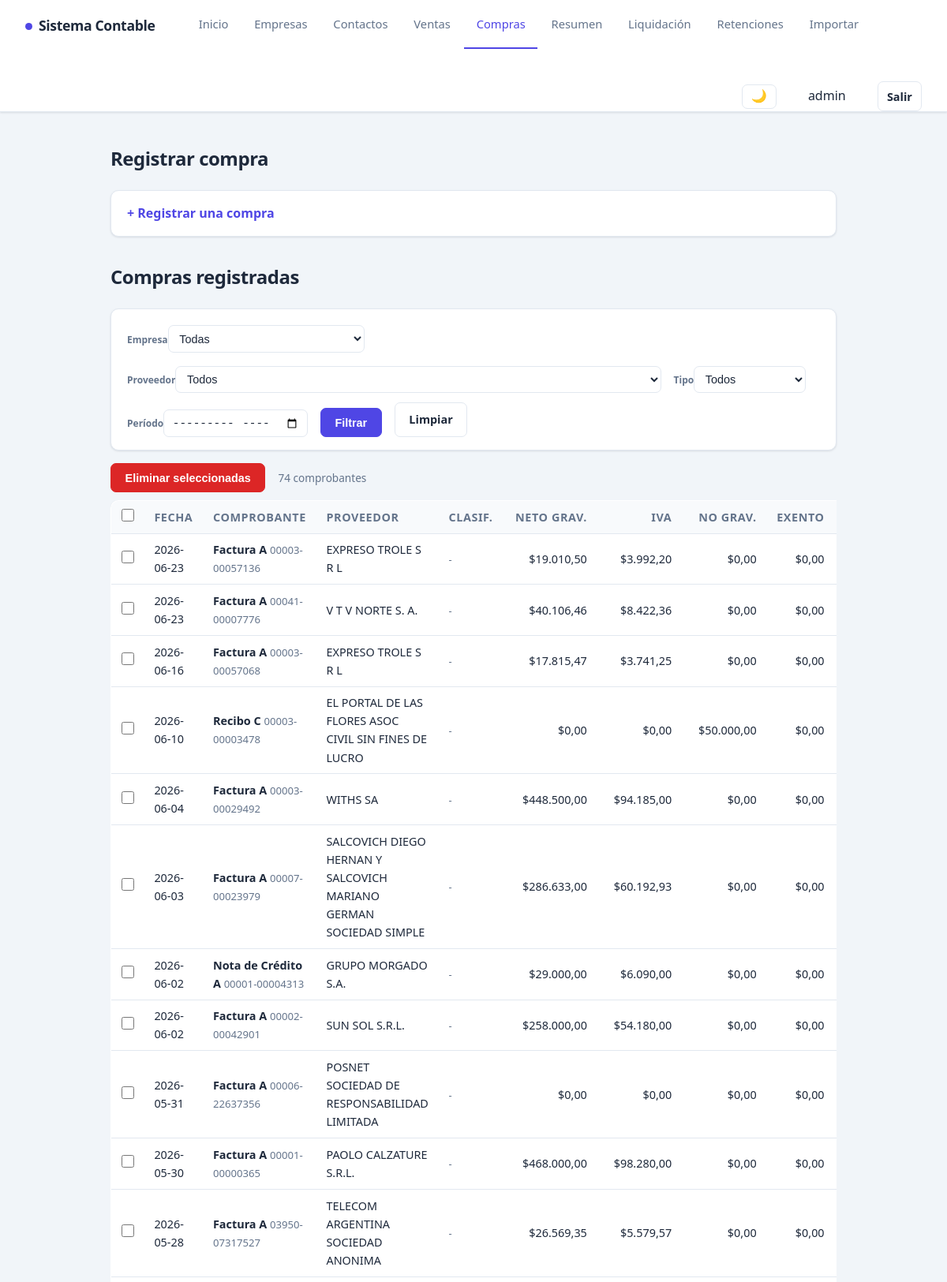
The app's page /compras.php (signed in, upper part) with its own data.
### tables this page shows
CREATE TABLE compras (
    id INTEGER PRIMARY KEY AUTOINCREMENT, empresa_id INTEGER NOT NULL, proveedor_id INTEGER NOT NULL,
    comprobante_tipo TEXT NOT NULL, comprobante_letra TEXT, punto_venta INTEGER, numero INTEGER,
    fecha TEXT NOT NULL, actividad TEXT,
    monto_no_gravado REAL NOT NULL DEFAULT 0, monto_exento REAL NOT NULL DEFAULT 0, otros_tributos REAL NOT NULL DEFAULT 0,
    cae TEXT, moneda TEXT NOT NULL DEFAULT 'ARS', tipo_cambio REAL NOT NULL DEFAULT 1,
    creado_en TEXT NOT NULL DEFAULT CURRENT_TIMESTAMP, clasificacion TEXT, percepcion_iva REAL DEFAULT 0, percepcion_ganancias REAL DEFAULT 0, percepcion_iibb REAL DEFAULT 0,
    FOREIGN KEY (empresa_id) REFERENCES empresas(id), FOREIGN KEY (proveedor_id) REFERENCES contactos(id));

### compras.php (the view, shortened to what this page needs)
<?php
require_once __DIR__ . '/config/db.php';
$uid = usuarioId();
$empresas    = $pdo->prepare("SELECT id,nombre FROM empresas WHERE usuario_id=:uid ORDER BY nombre");
$empresas->execute([':uid'=>$uid]); $empresas = $empresas->fetchAll();
$proveedores = $pdo->query("SELECT id,nombre FROM contactos ORDER BY nombre")->fetchAll();
$fPeriodo   = trim($_GET['f_periodo'] ?? '');
$cond=[]; $par=[];
$where = $cond ? 'WHERE '.implode(' AND ',$cond) : '';
$stC = $pdo->prepare("
    SELECT v.id,v.fecha,v.comprobante_tipo,v.comprobante_letra,v.punto_venta,v.numero,v.moneda,
           e.nombre AS empresa, c.nombre AS proveedor,
           v.monto_no_gravado, v.monto_exento, v.otros_tributos,
           COALESCE(v.clasificacion,'') AS clasificacion,
           COALESCE(SUM(a.monto_gravado),0) AS neto_gravado,
           COALESCE(SUM(a.iva),0)           AS total_iva,
           v.monto_no_gravado + v.monto_exento + v.otros_tributos + COALESCE(SUM(a.monto_gravado+a.iva),0) AS total
    FROM compras v
    JOIN empresas e  ON e.id=v.empresa_id
    JOIN contactos c ON c.id=v.proveedor_id
    LEFT JOIN compra_alicuotas a ON a.compra_id=v.id
    $where
    GROUP BY v.id ORDER BY v.fecha DESC, v.id DESC");
$stC->execute($par); $compras = $stC->fetchAll();
require __DIR__ . '/includes/header.php';
function pesos(float $n): string { return '$'.number_format($n,2,',','.'); }
$clasLabels = ['servicio'=>'Servicio','bien_cambio'=>'Bien cambio','bien_uso'=>'Bien uso'];
?>
<h2>Registrar compra</h2>
<?php if(!$empresas): ?>
    <p>Primero cargá una empresa en <a href="/empresas.php">Empresas</a>.</p>
<?php elseif(!$proveedores): ?>
    <p>Primero cargá un contacto en <a href="/contactos.php">Contactos</a>.</p>
<?php else: ?>
    <details class="bloque-alta">
        <summary>+ Registrar una compra</summary>
    </details>
<?php endif; ?>
<h2 style="margin-top:2rem;">Compras registradas</h2>
<form method="get" class="filtros">
    <label>Empresa<select name="f_empresa"><option value="">Todas</option></select></label>
    <label>Proveedor<select name="f_proveedor"><option value="">Todos</option></select></label>
    <label>Tipo<select name="f_tipo"><option value="">Todos</option></select></label>
    <label>Período<input type="month" name="f_periodo" value="<?= htmlspecialchars($fPeriodo) ?>"></label>
    <button type="submit" class="btn btn-guardar">Filtrar</button>
    <a href="/compras.php" class="btn">Limpiar</a>
</form>
<?php if(!$compras): ?>
    <p>No hay compras para ese filtro.</p>
<?php else: ?>
<form method="post" action="/eliminar_lote.php" onsubmit="return confirm('¿Eliminar las compras seleccionadas?')">
    <div class="tabla-acciones">
        <button type="submit" class="btn btn-borrar">Eliminar seleccionadas</button>
        <span class="conteo"><?= count($compras) ?> comprobante<?= count($compras)===1?'':'s' ?></span>
    </div>
    <div style="overflow-x:auto;">
    <table class="tabla-lista">
        <thead>
            <tr>
                <th><input type="checkbox" id="check-todos" title="Todos"></th>
                <th>Fecha</th>
                <th>Comprobante</th>
                <th>Proveedor</th>
                <th>Clasif.</th>
                <th class="num">Neto Grav.</th>
                <th class="num">IVA</th>
                <th class="num">No Grav.</th>
                <th class="num">Exento</th>
                <th class="num">Otros</th>
            </tr>
        </thead>
        <tbody>
        <?php foreach($compras as $cmp): ?>
            <tr>
                <td><input type="checkbox" name="ids[]" value="<?= $cmp['id'] ?>" class="check-fila"></td>
                <td><?= htmlspecialchars($cmp['fecha']) ?></td>
                <td>
                    <strong><?= htmlspecialchars($cmp['comprobante_tipo']) ?> <?= htmlspecialchars($cmp['comprobante_letra'] ?? '') ?></strong>
                    <span class="muted"><?= $cmp['punto_venta'] !== null ? str_pad((string)$cmp['punto_venta'],5,'0',STR_PAD_LEFT).'-'.str_pad((string)$cmp['numero'],8,'0',STR_PAD_LEFT) : '-' ?></span>
                </td>
                <td><?= htmlspecialchars($cmp['proveedor']) ?></td>
                <td><span class="muted" style="font-size:.8rem;"><?= htmlspecialchars($clasLabels[$cmp['clasificacion']] ?? '-') ?></span></td>
                <td class="num"><?= pesos((float)$cmp['neto_gravado']) ?></td>
                <td class="num"><?= pesos((float)$cmp['total_iva']) ?></td>
                <td class="num"><?= pesos((float)$cmp['monto_no_gravado']) ?></td>
                <td class="num"><?= pesos((float)$cmp['monto_exento']) ?></td>
                <td class="num"><?= pesos((float)$cmp['otros_tributos']) ?></td>
            </tr>
        <?php endforeach; ?>
        </tbody>
    </table>
    </div>
</form>
<?php endif; ?>
<?php require __DIR__ . '/includes/footer.php'; ?>

### css/estilos.css (style rules this page uses)
:root { --acento: #4f46e5; --acento-oscuro: #4338ca; --acento-suave: #eef2ff; --texto: #1e293b; --texto-suave: #64748b; --borde: #e2e8f0; --fondo: #f1f5f9; --panel: #ffffff; --ok-bg: #dcfce7; --ok-tx: #166534; --err-bg: #fee2e2; --err-tx: #991b1b; --verde: #16a34a; --rojo: #dc2626; --cian: #0891b2; --sombra: 0 1px 3px rgba(15,23,42,.08), 0 1px 2px rgba(15,23,42,.04); --sombra-hover: 0 8px 24px rgba(15,23,42,.10); --radio: 10px; }
* { margin: 0; padding: 0; box-sizing: border-box; }
body { font-family: system-ui, -apple-system, "Segoe UI", Roboto, sans-serif; background: var(--fondo); color: var(--texto); line-height: 1.6; }
h2 { font-size: 1.5rem; font-weight: 700; letter-spacing: -.02em; margin-bottom: 1.25rem; }
.btn { padding: .6rem 1.1rem; border: 1px solid var(--borde); border-radius: 7px; cursor: pointer; font-size: .9rem; font-weight: 600; text-decoration: none; display: inline-block; background: #fff; color: var(--texto); transition: background .15s, box-shadow .15s, transform .1s; }
.btn-guardar { background: var(--acento); color: #fff; border-color: var(--acento); }
.btn-borrar { background: var(--rojo); color: #fff; border-color: var(--rojo); }
table { width: 100%; border-collapse: collapse; background: var(--panel); border: 1px solid var(--borde); border-radius: var(--radio); overflow: hidden; box-shadow: var(--sombra); margin-bottom: 1rem; }
th, td { padding: .8rem 1rem; text-align: left; border-bottom: 1px solid var(--borde); }
th { background: #f8fafc; font-size: .72rem; text-transform: uppercase; letter-spacing: .04em; color: var(--texto-suave); font-weight: 700; }
.bloque-alta { background: var(--panel); border: 1px solid var(--borde); border-radius: var(--radio); box-shadow: var(--sombra); margin-bottom: 2rem; }
.bloque-alta > summary { padding: 1rem 1.25rem; cursor: pointer; font-weight: 600; color: var(--acento); list-style: none; }
.filtros { display: flex; flex-wrap: wrap; gap: .75rem 1rem; align-items: end; background: var(--panel); border: 1px solid var(--borde); border-radius: var(--radio); box-shadow: var(--sombra); padding: 1rem 1.25rem; margin-bottom: 1rem; }
.filtros label { display: block; font-size: .75rem; font-weight: 600; color: var(--texto-suave); }
.filtros select, .filtros input { margin-top: .3rem; padding: .45rem .6rem; border: 1px solid var(--borde); border-radius: 7px; background: #fff; color: var(--texto); font-size: .9rem; }
.tabla-acciones { display: flex; align-items: center; gap: 1rem; margin-bottom: .6rem; }
.tabla-acciones .conteo { color: var(--texto-suave); font-size: .85rem; }
.tabla-lista th, .tabla-lista td { padding: .55rem .8rem; font-size: .9rem; vertical-align: middle; }
.tabla-lista .num { text-align: right; white-space: nowrap; }
.tabla-lista .muted { color: var(--texto-suave); font-size: .82rem; }
.tabla-lista input[type="checkbox"] { width: 16px; height: 16px; cursor: pointer; }

### records on screen
compras: fecha "2026-06-23", comprobante_tipo "Factura", comprobante_letra "A", punto_venta "00003", numero "00057136", proveedor "EXPRESO TROLE S R L", clasificacion "-", neto_gravado "$19.010,50", total_iva "$3.992,20", monto_no_gravado "$0,00", monto_exento "$0,00"
compras: fecha "2026-06-23", comprobante_tipo "Factura", comprobante_letra "A", punto_venta "00041", numero "00007776", proveedor "V T V NORTE S. A.", clasificacion "-", neto_gravado "$40.106,46", total_iva "$8.422,36", monto_no_gravado "$0,00", monto_exento "$0,00"
compras: fecha "2026-06-16", comprobante_tipo "Factura", comprobante_letra "A", punto_venta "00003", numero "00057068", proveedor "EXPRESO TROLE S R L", clasificacion "-", neto_gravado "$17.815,47", total_iva "$3.741,25", monto_no_gravado "$0,00", monto_exento "$0,00"
compras: fecha "2026-06-10", comprobante_tipo "Recibo", comprobante_letra "C", punto_venta "00003", numero "00003478", proveedor "EL PORTAL DE LAS FLORES ASOC CIVIL SIN FINES DE LUCRO", clasificacion "-", neto_gravado "$0,00", total_iva "$0,00", monto_no_gravado "$50.000,00", monto_exento "$0,00"
compras: fecha "2026-06-04", comprobante_tipo "Factura", comprobante_letra "A", punto_venta "00003", numero "00029492", proveedor "WITHS SA", clasificacion "-", neto_gravado "$448.500,00", total_iva "$94.185,00", monto_no_gravado "$0,00", monto_exento "$0,00"
compras: fecha "2026-06-03", comprobante_tipo "Factura", comprobante_letra "A", punto_venta "00007", numero "00023979", proveedor "SALCOVICH DIEGO HERNAN Y SALCOVICH MARIANO GERMAN SOCIEDAD SIMPLE", clasificacion "-", neto_gravado "$286.633,00", total_iva "$60.192,93", monto_no_gravado "$0,00", monto_exento "$0,00"
compras: fecha "2026-06-02", comprobante_tipo "Nota de Crédito", comprobante_letra "A", punto_venta "00001", numero "00004313", proveedor "GRUPO MORGADO S.A.", clasificacion "-", neto_gravado "$29.000,00", total_iva "$6.090,00", monto_no_gravado "$0,00", monto_exento "$0,00"
compras: fecha "2026-06-02", comprobante_tipo "Factura", comprobante_letra "A", punto_venta "00002", numero "00042901", proveedor "SUN SOL S.R.L.", clasificacion "-", neto_gravado "$258.000,00", total_iva "$54.180,00", monto_no_gravado "$0,00", monto_exento "$0,00"
compras: fecha "2026-05-31", comprobante_tipo "Factura", comprobante_letra "A", punto_venta "00006", numero "22637356", proveedor "POSNET SOCIEDAD DE RESPONSABILIDAD LIMITADA", clasificacion "-", neto_gravado "$0,00", total_iva "$0,00", monto_no_gravado "$0,00", monto_exento "$0,00"
compras: fecha "2026-05-30", comprobante_tipo "Factura", comprobante_letra "A", punto_venta "00001", numero "00000365", proveedor "PAOLO CALZATURE S.R.L.", clasificacion "-", neto_gravado "$468.000,00", total_iva "$98.280,00", monto_no_gravado "$0,00", monto_exento "$0,00"
compras: fecha "2026-05-28", comprobante_tipo "Factura", comprobante_letra "A", punto_venta "03950", numero "07317527", proveedor "TELECOM ARGENTINA SOCIEDAD ANONIMA", clasificacion "-", neto_gravado "$26.569,35", total_iva "$5.579,57", monto_no_gravado "$0,00", monto_exento "$0,00"

### other values on screen
usuarioNombre() "admin"
count($compras) "74"
